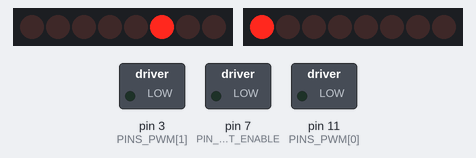
Bench run of a sketch on a simulated Arduino Uno, built with avr-gcc and run on an emulated ATmega328P. Shown: 2 × 8 shift-register outputs drawn as a row of LEDs (first output left, lit = HIGH), switched loads named in the sketch (green lamp = pin HIGH). Wiring (inferred from the names in the program): 2 × shift register (74HC595): data pin 8, shift clock pin 4, latch pin 12 / data pin 6, shift clock pin 5. Wiring (inferred from the signals the program sends): 2 × row of LEDs: on Q0, Q1, Q2, Q3, Q4, Q5, Q6, Q7 / on Q0, Q1, Q2, Q3, Q4, Q5, Q6, Q7. Pins used as bus, display or sensor lines are not drawn.

Above: at 0.15 s.
At 2.1 s:
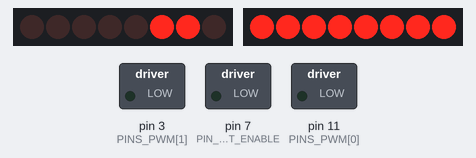
At 6.2 s:
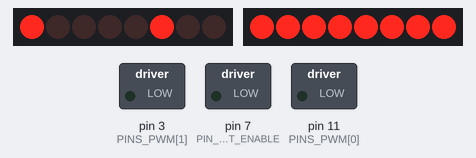
At 20.6 s:
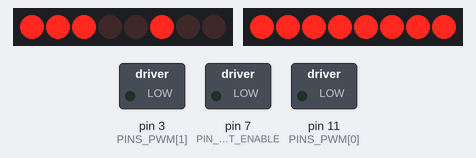
At 24.6 s:
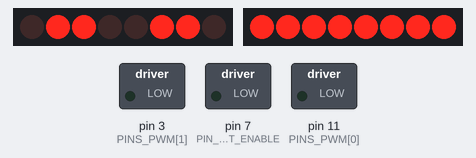
At 35.9 s:
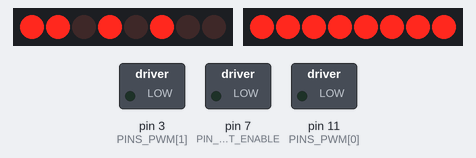
Timing chart, 0 to 40.0 s (numbered marks = the images above):
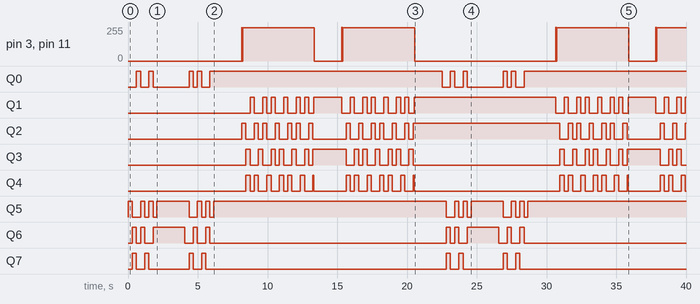

Measured:
- by itself, Q0: LOW → HIGH at 0.60 s, → LOW 0.30 s later, → HIGH 0.60 s later, → LOW 0.30 s later, … (19 changes in this stretch)
- by itself, Q1: LOW → HIGH at 8.7 s, → LOW 0.30 s later, → HIGH 0.60 s later, → LOW 0.30 s later, … (47 changes in this stretch)
- by itself, Q2: LOW → HIGH at 8.1 s, → LOW 0.30 s later, → HIGH 0.60 s later, → LOW 0.30 s later, … (45 changes in this stretch)
- by itself, Q3: LOW → HIGH at 8.4 s, → LOW 0.30 s later, → HIGH 0.60 s later, → LOW 0.30 s later, … (44 changes in this stretch)
- by itself, Q4: LOW → HIGH at 8.4 s, → LOW 0.30 s later, → HIGH 0.30 s later, → LOW 0.30 s later, … (48 changes in this stretch)
- by itself, Q5: LOW → HIGH at 0.00 s, → LOW 0.30 s later, → HIGH 0.60 s later, → LOW 0.30 s later, … (25 changes in this stretch)
- by itself, Q6: LOW → HIGH at 0.30 s, → LOW 0.30 s later, → HIGH 0.30 s later, → LOW 0.30 s later, … (20 changes in this stretch)
- by itself, Q7: LOW → HIGH at 0.30 s, → LOW 0.30 s later, → HIGH 0.60 s later, → LOW 0.30 s later, … (16 changes in this stretch)

The sketch:

AFMotor_arduino_duo.ino
```cpp
#include "Arduino.h"
//****************************************************************************************************************************
//Define which pins will be used for the Shift Register control
#define PIN_DATA 8
#define PIN_LATCH 12
#define PIN_CLOCK 4
#define PIN_SHIFT_ENABLE 7

//Define which pins will be used for  WPM
const uint8_t PINS_PWM[4] = { 11,3,6,5 };
// -255 < value < 255
uint8_t pins_pwm_value[4] = { 0,0,0,0 };
// 0 or 1 or 2
uint8_t port_state[4] = { 0,0,0,0 }; // 0b00=BRAKE or 0b01=FORWARD or 0b10=BACKWARD
//****************************************************************************************************************************
// Bit positions in the 74HCT595 shift register output
const uint8_t PINS_IC[] = { 2,3,1,4,5,7,0,6 };
// convert virtuel position real position in  the 74HCT595 shift register output
uint8_t v2oPin(uint8_t p_data) {
    uint8_t _data_temp = 0b00000000;
    for (uint8_t i = 0; i < 8; i++) _data_temp = (((p_data >> i) & 1) << PINS_IC[i]) | _data_temp;
    return _data_temp;
}
//****************************************************************************************************************************
void initialise() {
    pinMode(PIN_DATA, OUTPUT);
    pinMode(PIN_LATCH, OUTPUT);
    pinMode(PIN_CLOCK, OUTPUT);

    pinMode(PIN_SHIFT_ENABLE, OUTPUT);
    // enable 74HCT595
    digitalWrite(PIN_SHIFT_ENABLE, LOW);
    // Initialise PWM
    for (int i = 0; i < 4; i++) pinMode(PINS_PWM[i], OUTPUT);
}
void setPorts() {
    uint8_t data_virtuel = 0b00000000;
    for (int i = 0; i < 4; i++) data_virtuel |= port_state[i] << (i * 2);
    uint8_t data_real = v2oPin(data_virtuel);
    //_debug(data_virtuel, data_real);
    digitalWrite(PIN_LATCH, LOW);                               // Set latch LOW to start sending data
    shiftOut(PIN_DATA, PIN_CLOCK, MSBFIRST, data_real);  // Send the data
    digitalWrite(PIN_LATCH, HIGH);                              // Set latch HIGH to end.
    for (int i = 0; i < 4; i++)  analogWrite(PINS_PWM[i], pins_pwm_value[i]);
}
void DC_Set(uint8_t p_motor, int p_speed) {
    if (p_speed > 0) { port_state[p_motor] = 1; } // FORWARD
    else if (p_speed < 0) { port_state[p_motor] = 2; } // BACKWARD
    else { port_state[p_motor] = 0; } // BRAKE
    pins_pwm_value[p_motor] = abs(p_speed);
    setPorts();
}
void StepperRunOne(int p_port, int p_setup, int p_delay, uint8_t p_pwm) {
    p_setup = abs(p_setup % 8);
    int p_1 = p_port * 2;
    int p_2 = p_port * 2 + 1;

    switch (p_setup) {
    case 0: {port_state[p_2] = 0b00; port_state[p_1] = 0b01; } break;
    case 1: {port_state[p_2] = 0b01; port_state[p_1] = 0b01; } break;
    case 2: {port_state[p_2] = 0b01; port_state[p_1] = 0b00; } break;
    case 3: {port_state[p_2] = 0b01; port_state[p_1] = 0b10; } break;
    case 4: {port_state[p_2] = 0b00; port_state[p_1] = 0b10; } break;
    case 5: {port_state[p_2] = 0b10; port_state[p_1] = 0b10; } break;
    case 6: {port_state[p_2] = 0b10; port_state[p_1] = 0b00; } break;
    case 7: {port_state[p_2] = 0b10; port_state[p_1] = 0b01; } break;
    default:break;
    }
    pins_pwm_value[p_2] = p_pwm; pins_pwm_value[p_1] = p_pwm;
    setPorts();
    delay(p_delay);
    //--
    pins_pwm_value[p_2] = 0x00; pins_pwm_value[p_1] = 0x00;
    setPorts();
}

void StepperRun(int p_port, int p_setup, int p_delay, uint8_t p_pwm) {
    if (p_setup > 0) for (int i = 0; i < p_setup; i++) StepperRunOne(p_port, i, p_delay, p_pwm);
    else if (p_setup < 0) for (int i = abs(p_setup); i > 0; i--)  StepperRunOne(p_port, i, p_delay, p_pwm);
}

//------------------------------------------------------------- init
void setup()
{
    initialise();
    Serial.begin(9600);
}
//------------------------------------------------------------- loop
void loop()
{
    //for (int dc_i = 0; dc_i < 4; dc_i++) {
    //    DC_Set(dc_i, 255);
    //    delay(1000);
    //    DC_Set(dc_i, -255);
    //    delay(1000);
    //    DC_Set(dc_i, 0);
    //    delay(1000);
    //}

    StepperRun(1, 200, 10, 255);
    delay(2000);
    StepperRun(1, -200, 10, 255);
    delay(2000);

    StepperRun(0, 500, 10, 255);
    delay(2000);
    StepperRun(0, -500, 10, 255);
    delay(2000);
}
//------------------------------------------------------------- debug
void _printBinary(uint8_t p_data) {
    for (int i = 0; i < 8; i++)
    {
        bool b = p_data & 0x80;
        p_data = p_data << 1;
        Serial.print(b);
    }
}


void _debug(uint8_t p_data1, uint8_t p_data2) {
    Serial.print("virtual : ( ");
    _printBinary(p_data1);
    Serial.print(" ) => real : ( ");
    _printBinary(p_data2);
    Serial.print(" ) \n");
}
```
